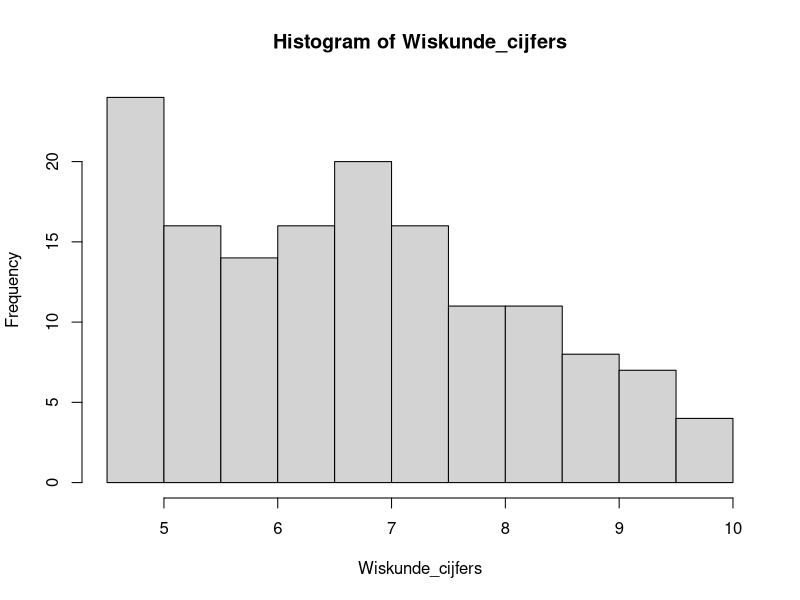

This figure's R source:
## ---- chunk 1
knitr::opts_chunk$set(echo = TRUE)
#opties voor themes: spacelab, readable, united, yeti
## ---- chunk 2
## inladen packages

## aanmaken dummydata
set.seed(0)
decimalen <- 2 * rnorm(160, 7.0, 1.9)
Wiskunde_cijfers <- (0.5 * round(decimalen))[decimalen <= 20 & decimalen >= 9]
## ---- chunk 3
hist(Wiskunde_cijfers)
## ---- chunk 4
library(nortest)
lillie.test (Wiskunde_cijfers)
## ---- chunk 5
shapiro.test(Wiskunde_cijfers)
## ---- chunk 6
t.test(Wiskunde_cijfers, mu = 6.9) # testen of het gemiddelde van onze studenten afwijkt van het landelijk gemiddelde (6.9)
